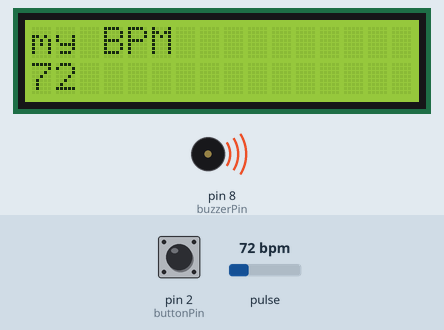
The sketch below on a simulated Arduino Uno, built with avr-gcc and run on an emulated ATmega328P. Shown: 16×2 character LCD, buzzer (waves = sounding). Inputs (shaded band) come from the test bench; at power-on: pulse 72 bpm, pin 2 (buttonPin) HIGH. What the sketch prints to the serial monitor is not drawn.

Above: at 1.4 s.
1.5 s: pulse set to 98 bpm
At 3.2 s:
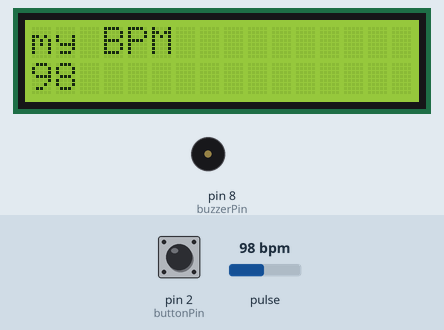
3.5 s: pulse set to 103 bpm
At 6.5 s:
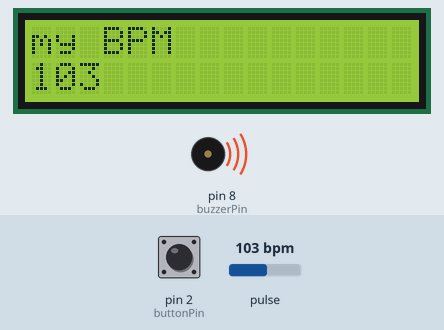
Timing chart, 0 to 11.4 s (numbered marks = the images above; inputs shaded):
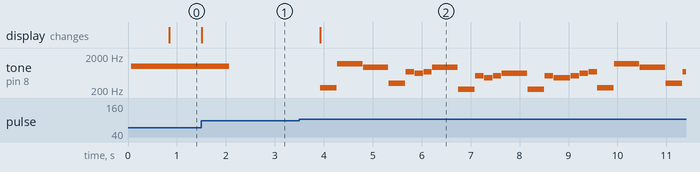

The sketch:

relcdpulsebuzz.ino
```cpp
// pulse sensor
#define USE_ARDUINO_INTERRUPTS true    // Set-up low-level interrupts for most acurate BPM maths.
#include <PulseSensorPlayground.h>
const int PulseWire = 0;       // PulseSensor WIRE to ANALOG PIN 0
int Threshold = 550;           // Determine which Signal to "count as a beat" and which to ignore.

PulseSensorPlayground pulseSensor;  // Creates an instance of the PulseSensorPlayground object called "pulseSensor

//lcd
#include <LiquidCrystal.h> // include the library code:
LiquidCrystal lcd(12, 11, 5, 4, 3, 6); // Creates an LCD object. Parameters: (rs, enable, d4, d5, d6, d7)

//buzzer
int buzzerPin = 8;

//button
const int buttonPin=2;
volatile int buttonstate=0;
volatile boolean flag=false;

void setup() {
  // put your setup code here, to run once:
  Serial.begin(9600);          // For Serial Monitor

  //pulse
  pulseSensor.analogInput(PulseWire);
  pulseSensor.setThreshold(Threshold);
  // Double-check the "pulseSensor" object was created and "began" seeing a signal.
   if (pulseSensor.begin()) {
    Serial.println("We created a pulseSensor Object !");  //This prints one time at Arduino power-up,  or on Arduino reset.
  }

  //lcd
  // set up the LCD's number of columns and rows:
  lcd.begin(16, 2);

  // Clears the LCD screen
  lcd.clear();

  //buzzer
  pinMode(buzzerPin, OUTPUT);
  tone(buzzerPin, 1000, 2000);

  //button
  pinMode(buttonPin,INPUT_PULLUP);
  attachInterrupt(digitalPinToInterrupt(buttonPin), finish, CHANGE);

}
void loop() {
  // put your main code here, to run repeatedly:
  int myBPM = pulseSensor.getBeatsPerMinute();  // Calls function on our pulseSensor object that returns BPM as an "int".
                                               // "myBPM" hold this BPM value now.
  if (pulseSensor.sawStartOfBeat())
  {            // Constantly test to see if "a beat happened".
    Serial.println("♥  A HeartBeat Happened ! "); // If test is "true", print a message "a heartbeat happened".
    Serial.print("BPM: ");                        // Print phrase "BPM: "

    Serial.println(myBPM);
    // Print the value inside of myBPM.
    // Print a message to the LCD.
    lcd.setCursor(0,1);
    lcd.print("                ");
    lcd.setCursor(0, 0);
    lcd.print("my BPM");

    // set the cursor to column 0, line 1
    // (note: line 1 is the second row, since counting begins with 0):
    lcd.setCursor(0, 1);
    // Print a message to the LCD.
    lcd.print(myBPM);
    highbp(myBPM);
    }
}

void highbp(int bp)
{
  if (bp>100)
  {
    Serial.print("high bp");
    while(!flag)
    {
      buzz();
    }
  }
  else
  {
    Serial.print("normal bp");
  }
}

void pause() {
  int PAUSE = 10; // Puase time = 10 ms
  tone(buzzerPin, 0); // Pause
  delay(PAUSE);
}

void buzz()
{
  Serial.println("Buzzing ");
  int QUARTER = 342.857;
  int DQUARTER = 514.286;
  int EIGTH = 171.4285;

  if (flag)
  {
    exit(0);
  }
  // 60,000 (ms) ÷ BPM = duration of a quarter note
  tone(buzzerPin, 233.08); // B Flat
  delay(QUARTER); // Quarter note = 1 beat

  pause(); // distinguishes notes from each other

  tone(buzzerPin, 1174.66); // D
  delay(DQUARTER); // Dotted Quarter = 1.5 beats

  pause();

  tone(buzzerPin, 932.33); // B Flat 5
  delay(DQUARTER); // Dotter Quarter

  pause();

  tone(buzzerPin, 311.13); // E Flat 4
  delay(QUARTER); // Quarter note

  pause();

  tone(buzzerPin, 698.46); // F5
  delay(EIGTH); // Eigth Note = 1/2 beat

  pause();

  tone(buzzerPin, 622.25); // E Flat 5
  delay(EIGTH); // Eigth Note

  pause();

  tone(buzzerPin, 698.46); // F5
  delay(EIGTH); // Eigth Note

  pause();

  tone(buzzerPin, 932.33); // B Flat 5
  delay(DQUARTER); // Dotted Quarter

  pause();

  tone(buzzerPin, 207.65); // A Flat 3
  delay(QUARTER); // Quarter

  pause();

  tone(buzzerPin, 523.25); // C5
  delay(EIGTH); // Eigth

  pause();

  tone(buzzerPin, 466.16); // B Flat 4
  delay(EIGTH); // Eigth

  pause();

  tone(buzzerPin, 523.25); // C5
  delay(EIGTH); // Eigth

  pause();

  tone(buzzerPin, 622.25); // E Flat 5
  delay(DQUARTER); // Dotted

  pause();

  tone(buzzerPin, 207.65); // A Flat 3
  delay(QUARTER); // Quarter

  pause();

  tone(buzzerPin, 523.25); // C5
  delay(EIGTH); // Eigth

  pause();

  tone(buzzerPin, 466.16); // B Flat 4
  delay(QUARTER); //Quarter

  pause();

  tone(buzzerPin, 523.25); // C5
  delay(EIGTH); // Eigth

  pause();

  tone(buzzerPin, 622.25); // E Flat 5
  delay(EIGTH); // Eigth

  pause();

  tone(buzzerPin, 698.46); // F5
  delay(EIGTH); // Eigth

  tone(buzzerPin,0);
}


void finish()
{
  //tone(buzzerPin, 0);
  flag=true;
  Serial.println("interrupt");

  //tone(buzzerPin, 0);
  exit(0);
}
```

Measured:
- the behaviour switches between 100 and 101 bpm on pulse (found by bisection; images 1 and 2)
- after the input at 1.5 s, the display: changes at once (image 1)
- after the input at 3.5 s, tone on pin 8 (buzzerPin): plays 233 Hz for 0.34 s, 1174 Hz for 0.51 s, 932 Hz for 0.51 s, 311 Hz for 0.34 s, 698 Hz for 0.17 s, 622 Hz for 0.17 s … (24 notes in this stretch), starting after 0.43 s; the display: changes after 0.43 s (image 2)
